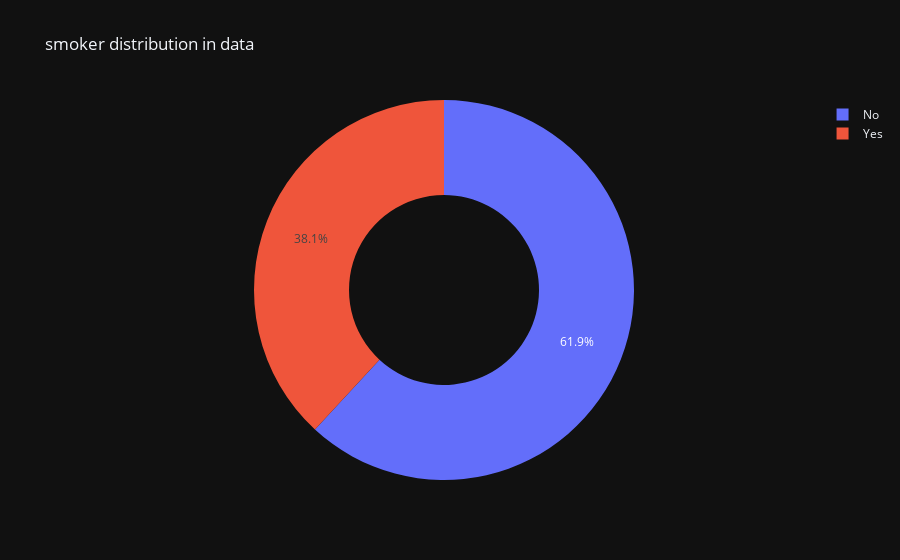

The notebook cell this image was saved under:
### Code cell
get_pie_chart(tips,'smoker')

### Figure 1 — Plotly figure (JSON) as saved in the notebook; plotly's stock layout.template omitted (floating-point values rounded to 4 significant figures)
{"data": [{"domain": {"x": [0, 1], "y": [0, 1]}, "hole": 0.5, "hovertemplate": "smoker=%{label}<br>value=%{value}<extra></extra>", "labels": ["No", "Yes"], "legendgroup": "", "name": "", "showlegend": true, "type": "pie", "values": [151, 93]}], "layout": {"legend": {"tracegroupgap": 0}, "title": {"text": "smoker distribution in data"}}}
